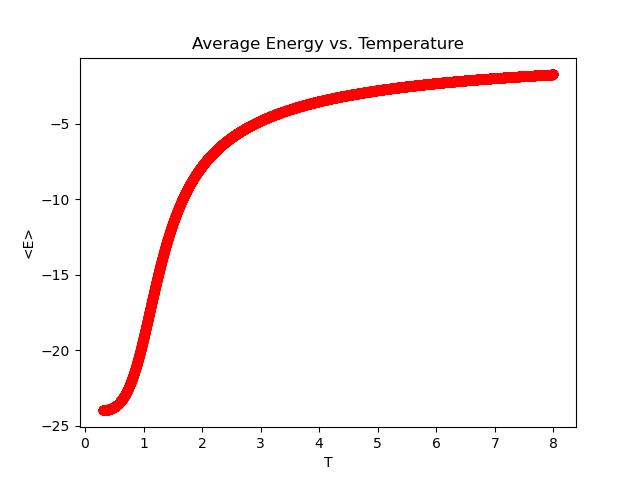

The Python source for this figure:
import numpy as np
import matplotlib.pyplot as plt
import os
from utils import E_avg_ising

T_min = 0.3
T_max = 8.0
M = 10000
T_arr = np.linspace(T_min, T_max, M)
E_arr = np.zeros(M)
C_arr = np.zeros(M)
S_arr = np.zeros(M)
F_arr = np.zeros(M)

f = open(os.path.join(os.path.dirname(__file__), "mod_ising.txt"), "r")
inp = f.read().split("\n")
E_n = np.array([[int(x) for x in i.split(" ")] for i in inp[:-1]], dtype=int)
for i, T in enumerate(T_arr):
    E_arr[i] = E_avg_ising(E_n, T)

plt.plot(T_arr, E_arr, "ro")
plt.xlabel("T")
plt.ylabel("<E>")
plt.title("Average Energy vs. Temperature")
plt.savefig(os.path.join(os.path.dirname(__file__), "5-5.png"))
plt.show()